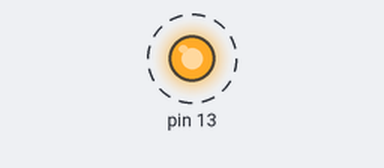
This sketch was run on a simulated Arduino Uno, built with avr-gcc and run on an emulated ATmega328P. Shown: output pins drawn as LEDs (lit = HIGH). Dashed ring = blinking. What the sketch prints to the serial monitor is not drawn.

Above: at 0.08 s.
Timing chart, 0 to 3.0 s (numbered marks = the images above):
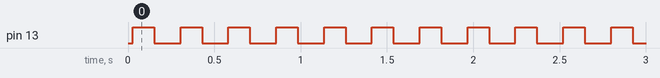

The sketch:

super_opros_blink.ino
```cpp
#include <OneWire.h>

	OneWire  ds(10);

	void setup(void)


	{
	  Serial.begin(115200);

   pinMode(13, OUTPUT);
}

	void loop(void) {

   byte addr[8];

	  while(ds.search(addr))

	  {

	    for(int i = 0; i < 8; i++) Serial.print(addr[i], DEC);

	    Serial.println();

	  }

	  ds.reset_search();

          digitalWrite(13, HIGH);   // turn the LED on (HIGH is the voltage level)
  delay(125);              // wait for a second
  digitalWrite(13, LOW);    // turn the LED off by making the voltage LOW
  delay(125);              // wait for a second
}
```

Measured:
- by itself, pin 13: alternates HIGH for 0.13 s and LOW for 0.15 s
